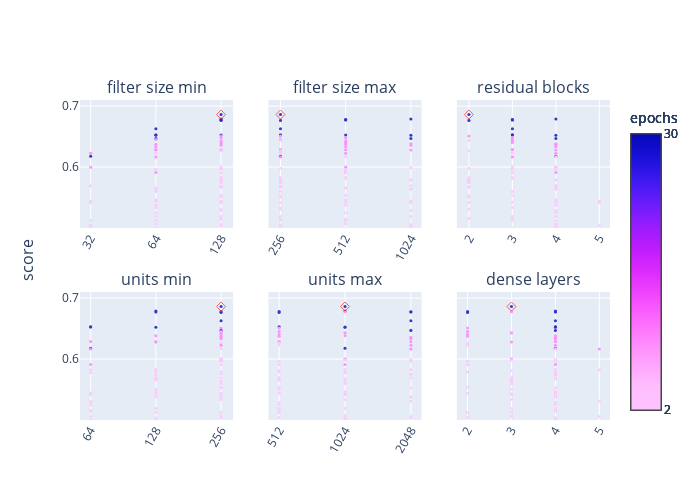

Here is the notebook cell this chart was saved with:
### Code cell
rows = []
for trial in sorted(list(trials_dir.glob('trial_*'))):
    with open(trial.joinpath('trial.json')) as f:
        results = json.load(f)
        row = {'score': results['score']} | results['hyperparameters']['values']
        rows.append(row)

trials_df = pd.DataFrame(rows).sort_values(by='score', ascending=False)
trials_df = trials_df.rename({'tuner/epochs': 'epochs'}, axis=1)
trials_df = trials_df[[c for c in trials_df.columns if 'tuner' not in c]]


trials_df['convolutional_layers'] = (
    np.log(trials_df['filter_size_max']/trials_df['filter_size_min']) + 2
).astype(int)

trials_df = trials_df.rename({'convolutional_layers': 'residual blocks'}, axis=1)

trials_df['dense_layers'] = (
    np.log(trials_df['units_max']/trials_df['units_min']) + 2
).astype(int)

nrows, ncols = 2, 3
fig = make_subplots(
    rows=nrows, cols=ncols, shared_yaxes='all', y_title='score',
    shared_xaxes=False, 
    subplot_titles=trials_df.columns[1:].str.replace('_', ' '),
    vertical_spacing=0.2,
)

for i, col in enumerate(trials_df.columns[1:].drop('epochs')):
    if trials_df[col].dtype == object:
        x = trials_df[col].str.replace('_', '<br>')
    else:
        x = trials_df[col]

    position = dict(row=(i//ncols)+1, col=(i%ncols)+1)
    fig.append_trace(go.Scatter(
        y=trials_df['score'],
        x=x,
        mode='markers',
        marker=dict(
            color=trials_df['epochs'],
            size=3,
            showscale=True,
            colorscale='Plotly3_r',
            colorbar_title='epochs',
            colorbar_tickvals=[trials_df['epochs'].min(), trials_df['epochs'].max()]
        ),
        opacity=0.8,
    ), **position)
    
    fig.append_trace(go.Scatter(
        y=[trials_df['score'].max()],
        x=[x[trials_df['score'].idxmax()]],
        mode='markers',
        marker_symbol='diamond-open',
        marker_color='red',
        marker_size=7,
        opacity=0.6,
    ), **position)

    fig.update_xaxes(
        type='log' if position['col'] != 3 else None,
        tickangle=-60,
        tickvals=x.unique(),
        **position
    )
    fig.update_yaxes(range=[0.5, 0.71], tickvals=[0.6, 0.7])

fig.update_layout(
    height=500, width=700, showlegend=False,
    margin=dict(l=80, r=80, t=100, b=80)
)

fig.write_image(figures_dir.joinpath(f'{trials_dir.name}_params.pdf'))
fig.show()

### Figure 1 — Plotly figure (JSON) as saved in the notebook; plotly's stock layout.template omitted (floating-point values rounded to 4 significant figures)
{"data": [{"marker": {"color": [30, 30, 30, 30, 10, 30, 30, 30, 30, 30, 30, 10, 10, 30, 10, 4, 10, 10, 10, 10, 10, 10, 10, 10, 10, 4, 4, 10, 30, 4, 10, 4, 10, 4, 2, 4, 4, 10, 4, 4, 4, 2, 4, 4, 4, 4, 4, 2, 4, 2, 4, 4, 4, 4, 2, 2, 2, 4, 4, 4, 2, 2, 2, 2, 4, 4, 2, 2, 2, 2, 2, 2, 2, 2, 2, 2, 2, 2, 2, 2, 2, 2, 2, 4, 2, 2, 2, 2, 2, 2, 2, 2, 2, 2, 2, 2, 2, 2, 2, 2, 2, 2, 2, 2, 2], "colorbar": {"tickvals": [2, 30], "title": {"text": "epochs"}}, "colorscale": [[0, "#fec3fe"], [0.08333, "#febefe"], [0.1667, "#fea5fd"], [0.25, "#fe88fc"], [0.3333, "#fc67fd"], [0.4167, "#f246fe"], [0.5, "#dd2bfd"], [0.5833, "#bf1cfd"], [0.6667, "#981cfd"], [0.75, "#6b1cfb"], [0.8333, "#3c19f0"], [0.9167, "#1910d8"], [1, "#0508b8"]], "showscale": true, "size": 3}, "mode": "markers", "opacity": 0.8, "type": "scatter", "x": [128, 128, 128, 128, 128, 128, 128, 64, 64, 128, 64, 128, 128, 64, 64, 128, 128, 128, 128, 64, 128, 64, 64, 128, 64, 128, 64, 32, 32, 64, 64, 128, 32, 128, 128, 128, 64, 64, 128, 128, 128, 128, 128, 128, 128, 128, 128, 128, 32, 128, 128, 64, 64, 64, 128, 128, 128, 64, 64, 32, 128, 128, 128, 128, 32, 64, 64, 64, 128, 128, 64, 128, 64, 128, 128, 64, 32, 64, 128, 32, 32, 128, 32, 64, 64, 32, 32, 128, 64, 32, 32, 32, 64, 64, 32, 64, 32, 32, 32, 32, 32, 32, 32, 32, 32], "xaxis": "x", "y": [0.6861, 0.6788, 0.6781, 0.6777, 0.6776, 0.6772, 0.6765, 0.6628, 0.653, 0.6527, 0.6524, 0.6511, 0.6476, 0.6469, 0.6453, 0.6436, 0.6428, 0.6403, 0.638, 0.6374, 0.6357, 0.6332, 0.6289, 0.6286, 0.628, 0.6262, 0.6232, 0.6228, 0.6178, 0.6169, 0.6166, 0.6006, 0.5996, 0.5991, 0.5982, 0.5964, 0.5963, 0.5912, 0.5908, 0.583, 0.5824, 0.5813, 0.5793, 0.5786, 0.5774, 0.5755, 0.5743, 0.5694, 0.5691, 0.5675, 0.5669, 0.5656, 0.5636, 0.5598, 0.5538, 0.553, 0.5504, 0.5463, 0.5444, 0.5443, 0.544, 0.5429, 0.5425, 0.5417, 0.5414, 0.5382, 0.5374, 0.5338, 0.5307, 0.5288, 0.5245, 0.519, 0.5188, 0.5157, 0.5145, 0.5126, 0.5123, 0.5072, 0.5059, 0.5053, 0.5041, 0.5036, 0.5014, 0.5003, 0.499, 0.4986, 0.4972, 0.496, 0.4956, 0.4951, 0.4946, 0.4942, 0.4937, 0.4921, 0.4909, 0.4791, 0.4788, 0.4781, 0.4779, 0.4744, 0.4693, 0.4558, 0.4503, 0.4494, 0.4382], "yaxis": "y"}, {"marker": {"color": "red", "size": 7, "symbol": "diamond-open"}, "mode": "markers", "opacity": 0.6, "type": "scatter", "x": [128], "xaxis": "x", "y": [0.6861], "yaxis": "y"}, {"marker": {"color": [30, 30, 30, 30, 10, 30, 30, 30, 30, 30, 30, 10, 10, 30, 10, 4, 10, 10, 10, 10, 10, 10, 10, 10, 10, 4, 4, 10, 30, 4, 10, 4, 10, 4, 2, 4, 4, 10, 4, 4, 4, 2, 4, 4, 4, 4, 4, 2, 4, 2, 4, 4, 4, 4, 2, 2, 2, 4, 4, 4, 2, 2, 2, 2, 4, 4, 2, 2, 2, 2, 2, 2, 2, 2, 2, 2, 2, 2, 2, 2, 2, 2, 2, 4, 2, 2, 2, 2, 2, 2, 2, 2, 2, 2, 2, 2, 2, 2, 2, 2, 2, 2, 2, 2, 2], "colorbar": {"tickvals": [2, 30], "title": {"text": "epochs"}}, "colorscale": [[0, "#fec3fe"], [0.08333, "#febefe"], [0.1667, "#fea5fd"], [0.25, "#fe88fc"], [0.3333, "#fc67fd"], [0.4167, "#f246fe"], [0.5, "#dd2bfd"], [0.5833, "#bf1cfd"], [0.6667, "#981cfd"], [0.75, "#6b1cfb"], [0.8333, "#3c19f0"], [0.9167, "#1910d8"], [1, "#0508b8"]], "showscale": true, "size": 3}, "mode": "markers", "opacity": 0.8, "type": "scatter", "x": [256, 1024, 512, 512, 256, 512, 256, 256, 256, 512, 1024, 256, 512, 1024, 256, 256, 512, 512, 1024, 512, 1024, 512, 256, 512, 1024, 256, 256, 512, 256, 512, 256, 512, 512, 1024, 256, 512, 512, 512, 512, 512, 256, 512, 1024, 256, 256, 256, 256, 1024, 256, 256, 256, 512, 1024, 256, 512, 256, 256, 512, 1024, 1024, 1024, 1024, 512, 256, 1024, 512, 512, 256, 256, 1024, 512, 1024, 256, 256, 512, 256, 512, 512, 1024, 256, 1024, 1024, 256, 1024, 256, 512, 512, 1024, 1024, 256, 1024, 256, 512, 1024, 256, 1024, 512, 256, 512, 1024, 1024, 256, 1024, 1024, 1024], "xaxis": "x2", "y": [0.6861, 0.6788, 0.6781, 0.6777, 0.6776, 0.6772, 0.6765, 0.6628, 0.653, 0.6527, 0.6524, 0.6511, 0.6476, 0.6469, 0.6453, 0.6436, 0.6428, 0.6403, 0.638, 0.6374, 0.6357, 0.6332, 0.6289, 0.6286, 0.628, 0.6262, 0.6232, 0.6228, 0.6178, 0.6169, 0.6166, 0.6006, 0.5996, 0.5991, 0.5982, 0.5964, 0.5963, 0.5912, 0.5908, 0.583, 0.5824, 0.5813, 0.5793, 0.5786, 0.5774, 0.5755, 0.5743, 0.5694, 0.5691, 0.5675, 0.5669, 0.5656, 0.5636, 0.5598, 0.5538, 0.553, 0.5504, 0.5463, 0.5444, 0.5443, 0.544, 0.5429, 0.5425, 0.5417, 0.5414, 0.5382, 0.5374, 0.5338, 0.5307, 0.5288, 0.5245, 0.519, 0.5188, 0.5157, 0.5145, 0.5126, 0.5123, 0.5072, 0.5059, 0.5053, 0.5041, 0.5036, 0.5014, 0.5003, 0.499, 0.4986, 0.4972, 0.496, 0.4956, 0.4951, 0.4946, 0.4942, 0.4937, 0.4921, 0.4909, 0.4791, 0.4788, 0.4781, 0.4779, 0.4744, 0.4693, 0.4558, 0.4503, 0.4494, 0.4382], "yaxis": "y2"}, {"marker": {"color": "red", "size": 7, "symbol": "diamond-open"}, "mode": "markers", "opacity": 0.6, "type": "scatter", "x": [256], "xaxis": "x2", "y": [0.6861], "yaxis": "y2"}, {"marker": {"color": [30, 30, 30, 30, 10, 30, 30, 30, 30, 30, 30, 10, 10, 30, 10, 4, 10, 10, 10, 10, 10, 10, 10, 10, 10, 4, 4, 10, 30, 4, 10, 4, 10, 4, 2, 4, 4, 10, 4, 4, 4, 2, 4, 4, 4, 4, 4, 2, 4, 2, 4, 4, 4, 4, 2, 2, 2, 4, 4, 4, 2, 2, 2, 2, 4, 4, 2, 2, 2, 2, 2, 2, 2, 2, 2, 2, 2, 2, 2, 2, 2, 2, 2, 4, 2, 2, 2, 2, 2, 2, 2, 2, 2, 2, 2, 2, 2, 2, 2, 2, 2, 2, 2, 2, 2], "colorbar": {"tickvals": [2, 30], "title": {"text": "epochs"}}, "colorscale": [[0, "#fec3fe"], [0.08333, "#febefe"], [0.1667, "#fea5fd"], [0.25, "#fe88fc"], [0.3333, "#fc67fd"], [0.4167, "#f246fe"], [0.5, "#dd2bfd"], [0.5833, "#bf1cfd"], [0.6667, "#981cfd"], [0.75, "#6b1cfb"], [0.8333, "#3c19f0"], [0.9167, "#1910d8"], [1, "#0508b8"]], "showscale": true, "size": 3}, "mode": "markers", "opacity": 0.8, "type": "scatter", "x": [2, 4, 3, 3, 2, 3, 2, 3, 3, 3, 4, 2, 3, 4, 3, 2, 3, 3, 4, 4, 4, 4, 3, 3, 4, 2, 3, 4, 4, 4, 3, 3, 4, 4, 2, 3, 4, 4, 3, 3, 2, 3, 4, 2, 2, 2, 2, 4, 4, 2, 2, 4, 4, 3, 3, 2, 2, 4, 4, 5, 4, 4, 3, 2, 5, 4, 4, 3, 2, 4, 4, 4, 3, 2, 3, 3, 4, 4, 4, 4, 5, 4, 4, 4, 3, 4, 4, 4, 4, 4, 5, 4, 4, 4, 4, 4, 4, 4, 4, 5, 5, 4, 5, 5, 5], "xaxis": "x3", "y": [0.6861, 0.6788, 0.6781, 0.6777, 0.6776, 0.6772, 0.6765, 0.6628, 0.653, 0.6527, 0.6524, 0.6511, 0.6476, 0.6469, 0.6453, 0.6436, 0.6428, 0.6403, 0.638, 0.6374, 0.6357, 0.6332, 0.6289, 0.6286, 0.628, 0.6262, 0.6232, 0.6228, 0.6178, 0.6169, 0.6166, 0.6006, 0.5996, 0.5991, 0.5982, 0.5964, 0.5963, 0.5912, 0.5908, 0.583, 0.5824, 0.5813, 0.5793, 0.5786, 0.5774, 0.5755, 0.5743, 0.5694, 0.5691, 0.5675, 0.5669, 0.5656, 0.5636, 0.5598, 0.5538, 0.553, 0.5504, 0.5463, 0.5444, 0.5443, 0.544, 0.5429, 0.5425, 0.5417, 0.5414, 0.5382, 0.5374, 0.5338, 0.5307, 0.5288, 0.5245, 0.519, 0.5188, 0.5157, 0.5145, 0.5126, 0.5123, 0.5072, 0.5059, 0.5053, 0.5041, 0.5036, 0.5014, 0.5003, 0.499, 0.4986, 0.4972, 0.496, 0.4956, 0.4951, 0.4946, 0.4942, 0.4937, 0.4921, 0.4909, 0.4791, 0.4788, 0.4781, 0.4779, 0.4744, 0.4693, 0.4558, 0.4503, 0.4494, 0.4382], "yaxis": "y3"}, {"marker": {"color": "red", "size": 7, "symbol": "diamond-open"}, "mode": "markers", "opacity": 0.6, "type": "scatter", "x": [2], "xaxis": "x3", "y": [0.6861], "yaxis": "y3"}, {"marker": {"color": [30, 30, 30, 30, 10, 30, 30, 30, 30, 30, 30, 10, 10, 30, 10, 4, 10, 10, 10, 10, 10, 10, 10, 10, 10, 4, 4, 10, 30, 4, 10, 4, 10, 4, 2, 4, 4, 10, 4, 4, 4, 2, 4, 4, 4, 4, 4, 2, 4, 2, 4, 4, 4, 4, 2, 2, 2, 4, 4, 4, 2, 2, 2, 2, 4, 4, 2, 2, 2, 2, 2, 2, 2, 2, 2, 2, 2, 2, 2, 2, 2, 2, 2, 4, 2, 2, 2, 2, 2, 2, 2, 2, 2, 2, 2, 2, 2, 2, 2, 2, 2, 2, 2, 2, 2], "colorbar": {"tickvals": [2, 30], "title": {"text": "epochs"}}, "colorscale": [[0, "#fec3fe"], [0.08333, "#febefe"], [0.1667, "#fea5fd"], [0.25, "#fe88fc"], [0.3333, "#fc67fd"], [0.4167, "#f246fe"], [0.5, "#dd2bfd"], [0.5833, "#bf1cfd"], [0.6667, "#981cfd"], [0.75, "#6b1cfb"], [0.8333, "#3c19f0"], [0.9167, "#1910d8"], [1, "#0508b8"]], "showscale": true, "size": 3}, "mode": "markers", "opacity": 0.8, "type": "scatter", "x": [256, 128, 256, 256, 256, 128, 256, 256, 64, 64, 128, 256, 256, 256, 256, 256, 256, 256, 128, 256, 256, 256, 64, 128, 128, 256, 256, 256, 64, 256, 64, 256, 256, 256, 256, 256, 256, 64, 256, 128, 64, 128, 256, 128, 64, 256, 128, 256, 128, 128, 128, 128, 256, 256, 256, 256, 128, 128, 64, 64, 256, 256, 128, 64, 256, 128, 256, 256, 64, 64, 64, 128, 128, 64, 64, 128, 256, 256, 64, 256, 256, 128, 128, 64, 64, 128, 64, 64, 128, 256, 128, 128, 64, 256, 256, 64, 64, 64, 128, 128, 64, 64, 256, 128, 64], "xaxis": "x4", "y": [0.6861, 0.6788, 0.6781, 0.6777, 0.6776, 0.6772, 0.6765, 0.6628, 0.653, 0.6527, 0.6524, 0.6511, 0.6476, 0.6469, 0.6453, 0.6436, 0.6428, 0.6403, 0.638, 0.6374, 0.6357, 0.6332, 0.6289, 0.6286, 0.628, 0.6262, 0.6232, 0.6228, 0.6178, 0.6169, 0.6166, 0.6006, 0.5996, 0.5991, 0.5982, 0.5964, 0.5963, 0.5912, 0.5908, 0.583, 0.5824, 0.5813, 0.5793, 0.5786, 0.5774, 0.5755, 0.5743, 0.5694, 0.5691, 0.5675, 0.5669, 0.5656, 0.5636, 0.5598, 0.5538, 0.553, 0.5504, 0.5463, 0.5444, 0.5443, 0.544, 0.5429, 0.5425, 0.5417, 0.5414, 0.5382, 0.5374, 0.5338, 0.5307, 0.5288, 0.5245, 0.519, 0.5188, 0.5157, 0.5145, 0.5126, 0.5123, 0.5072, 0.5059, 0.5053, 0.5041, 0.5036, 0.5014, 0.5003, 0.499, 0.4986, 0.4972, 0.496, 0.4956, 0.4951, 0.4946, 0.4942, 0.4937, 0.4921, 0.4909, 0.4791, 0.4788, 0.4781, 0.4779, 0.4744, 0.4693, 0.4558, 0.4503, 0.4494, 0.4382], "yaxis": "y4"}, {"marker": {"color": "red", "size": 7, "symbol": "diamond-open"}, "mode": "markers", "opacity": 0.6, "type": "scatter", "x": [256], "xaxis": "x4", "y": [0.6861], "yaxis": "y4"}, {"marker": {"color": [30, 30, 30, 30, 10, 30, 30, 30, 30, 30, 30, 10, 10, 30, 10, 4, 10, 10, 10, 10, 10, 10, 10, 10, 10, 4, 4, 10, 30, 4, 10, 4, 10, 4, 2, 4, 4, 10, 4, 4, 4, 2, 4, 4, 4, 4, 4, 2, 4, 2, 4, 4, 4, 4, 2, 2, 2, 4, 4, 4, 2, 2, 2, 2, 4, 4, 2, 2, 2, 2, 2, 2, 2, 2, 2, 2, 2, 2, 2, 2, 2, 2, 2, 4, 2, 2, 2, 2, 2, 2, 2, 2, 2, 2, 2, 2, 2, 2, 2, 2, 2, 2, 2, 2, 2], "colorbar": {"tickvals": [2, 30], "title": {"text": "epochs"}}, "colorscale": [[0, "#fec3fe"], [0.08333, "#febefe"], [0.1667, "#fea5fd"], [0.25, "#fe88fc"], [0.3333, "#fc67fd"], [0.4167, "#f246fe"], [0.5, "#dd2bfd"], [0.5833, "#bf1cfd"], [0.6667, "#981cfd"], [0.75, "#6b1cfb"], [0.8333, "#3c19f0"], [0.9167, "#1910d8"], [1, "#0508b8"]], "showscale": true, "size": 3}, "mode": "markers", "opacity": 0.8, "type": "scatter", "x": [1024, 1024, 512, 2048, 1024, 2048, 512, 2048, 512, 1024, 1024, 512, 2048, 2048, 512, 1024, 1024, 512, 1024, 512, 2048, 2048, 512, 2048, 512, 512, 512, 2048, 1024, 2048, 2048, 1024, 1024, 2048, 1024, 2048, 512, 1024, 512, 1024, 2048, 512, 512, 1024, 1024, 2048, 2048, 2048, 512, 1024, 512, 512, 1024, 1024, 512, 2048, 512, 1024, 512, 1024, 512, 1024, 1024, 1024, 1024, 2048, 2048, 1024, 2048, 512, 512, 512, 1024, 512, 512, 512, 512, 1024, 2048, 1024, 512, 2048, 1024, 1024, 1024, 1024, 512, 1024, 2048, 2048, 1024, 2048, 2048, 512, 512, 2048, 1024, 512, 2048, 512, 512, 2048, 2048, 2048, 2048], "xaxis": "x5", "y": [0.6861, 0.6788, 0.6781, 0.6777, 0.6776, 0.6772, 0.6765, 0.6628, 0.653, 0.6527, 0.6524, 0.6511, 0.6476, 0.6469, 0.6453, 0.6436, 0.6428, 0.6403, 0.638, 0.6374, 0.6357, 0.6332, 0.6289, 0.6286, 0.628, 0.6262, 0.6232, 0.6228, 0.6178, 0.6169, 0.6166, 0.6006, 0.5996, 0.5991, 0.5982, 0.5964, 0.5963, 0.5912, 0.5908, 0.583, 0.5824, 0.5813, 0.5793, 0.5786, 0.5774, 0.5755, 0.5743, 0.5694, 0.5691, 0.5675, 0.5669, 0.5656, 0.5636, 0.5598, 0.5538, 0.553, 0.5504, 0.5463, 0.5444, 0.5443, 0.544, 0.5429, 0.5425, 0.5417, 0.5414, 0.5382, 0.5374, 0.5338, 0.5307, 0.5288, 0.5245, 0.519, 0.5188, 0.5157, 0.5145, 0.5126, 0.5123, 0.5072, 0.5059, 0.5053, 0.5041, 0.5036, 0.5014, 0.5003, 0.499, 0.4986, 0.4972, 0.496, 0.4956, 0.4951, 0.4946, 0.4942, 0.4937, 0.4921, 0.4909, 0.4791, 0.4788, 0.4781, 0.4779, 0.4744, 0.4693, 0.4558, 0.4503, 0.4494, 0.4382], "yaxis": "y5"}, {"marker": {"color": "red", "size": 7, "symbol": "diamond-open"}, "mode": "markers", "opacity": 0.6, "type": "scatter", "x": [1024], "xaxis": "x5", "y": [0.6861], "yaxis": "y5"}, {"marker": {"color": [30, 30, 30, 30, 10, 30, 30, 30, 30, 30, 30, 10, 10, 30, 10, 4, 10, 10, 10, 10, 10, 10, 10, 10, 10, 4, 4, 10, 30, 4, 10, 4, 10, 4, 2, 4, 4, 10, 4, 4, 4, 2, 4, 4, 4, 4, 4, 2, 4, 2, 4, 4, 4, 4, 2, 2, 2, 4, 4, 4, 2, 2, 2, 2, 4, 4, 2, 2, 2, 2, 2, 2, 2, 2, 2, 2, 2, 2, 2, 2, 2, 2, 2, 4, 2, 2, 2, 2, 2, 2, 2, 2, 2, 2, 2, 2, 2, 2, 2, 2, 2, 2, 2, 2, 2], "colorbar": {"tickvals": [2, 30], "title": {"text": "epochs"}}, "colorscale": [[0, "#fec3fe"], [0.08333, "#febefe"], [0.1667, "#fea5fd"], [0.25, "#fe88fc"], [0.3333, "#fc67fd"], [0.4167, "#f246fe"], [0.5, "#dd2bfd"], [0.5833, "#bf1cfd"], [0.6667, "#981cfd"], [0.75, "#6b1cfb"], [0.8333, "#3c19f0"], [0.9167, "#1910d8"], [1, "#0508b8"]], "showscale": true, "size": 3}, "mode": "markers", "opacity": 0.8, "type": "scatter", "x": [3, 4, 2, 4, 3, 4, 2, 4, 4, 4, 4, 2, 4, 4, 2, 3, 3, 2, 4, 2, 4, 4, 4, 4, 3, 2, 2, 4, 4, 4, 5, 3, 3, 4, 3, 4, 2, 4, 2, 4, 5, 3, 2, 4, 4, 4, 4, 4, 3, 4, 3, 3, 3, 3, 2, 4, 3, 4, 4, 4, 2, 3, 4, 4, 3, 4, 4, 3, 5, 4, 4, 3, 4, 4, 4, 3, 2, 3, 5, 3, 2, 4, 4, 4, 4, 4, 4, 4, 4, 4, 4, 4, 5, 2, 2, 5, 4, 4, 4, 3, 4, 5, 4, 4, 5], "xaxis": "x6", "y": [0.6861, 0.6788, 0.6781, 0.6777, 0.6776, 0.6772, 0.6765, 0.6628, 0.653, 0.6527, 0.6524, 0.6511, 0.6476, 0.6469, 0.6453, 0.6436, 0.6428, 0.6403, 0.638, 0.6374, 0.6357, 0.6332, 0.6289, 0.6286, 0.628, 0.6262, 0.6232, 0.6228, 0.6178, 0.6169, 0.6166, 0.6006, 0.5996, 0.5991, 0.5982, 0.5964, 0.5963, 0.5912, 0.5908, 0.583, 0.5824, 0.5813, 0.5793, 0.5786, 0.5774, 0.5755, 0.5743, 0.5694, 0.5691, 0.5675, 0.5669, 0.5656, 0.5636, 0.5598, 0.5538, 0.553, 0.5504, 0.5463, 0.5444, 0.5443, 0.544, 0.5429, 0.5425, 0.5417, 0.5414, 0.5382, 0.5374, 0.5338, 0.5307, 0.5288, 0.5245, 0.519, 0.5188, 0.5157, 0.5145, 0.5126, 0.5123, 0.5072, 0.5059, 0.5053, 0.5041, 0.5036, 0.5014, 0.5003, 0.499, 0.4986, 0.4972, 0.496, 0.4956, 0.4951, 0.4946, 0.4942, 0.4937, 0.4921, 0.4909, 0.4791, 0.4788, 0.4781, 0.4779, 0.4744, 0.4693, 0.4558, 0.4503, 0.4494, 0.4382], "yaxis": "y6"}, {"marker": {"color": "red", "size": 7, "symbol": "diamond-open"}, "mode": "markers", "opacity": 0.6, "type": "scatter", "x": [3], "xaxis": "x6", "y": [0.6861], "yaxis": "y6"}], "layout": {"annotations": [{"font": {"size": 16}, "showarrow": false, "text": "filter size min", "x": 0.1444, "xanchor": "center", "xref": "paper", "y": 1, "yanchor": "bottom", "yref": "paper"}, {"font": {"size": 16}, "showarrow": false, "text": "filter size max", "x": 0.5, "xanchor": "center", "xref": "paper", "y": 1, "yanchor": "bottom", "yref": "paper"}, {"font": {"size": 16}, "showarrow": false, "text": "residual blocks", "x": 0.8556, "xanchor": "center", "xref": "paper", "y": 1, "yanchor": "bottom", "yref": "paper"}, {"font": {"size": 16}, "showarrow": false, "text": "units min", "x": 0.1444, "xanchor": "center", "xref": "paper", "y": 0.4, "yanchor": "bottom", "yref": "paper"}, {"font": {"size": 16}, "showarrow": false, "text": "units max", "x": 0.5, "xanchor": "center", "xref": "paper", "y": 0.4, "yanchor": "bottom", "yref": "paper"}, {"font": {"size": 16}, "showarrow": false, "text": "dense layers", "x": 0.8556, "xanchor": "center", "xref": "paper", "y": 0.4, "yanchor": "bottom", "yref": "paper"}, {"font": {"size": 16}, "showarrow": false, "text": "score", "textangle": -90, "x": 0, "xanchor": "right", "xref": "paper", "xshift": -40, "y": 0.5, "yanchor": "middle", "yref": "paper"}], "height": 500, "margin": {"b": 80, "l": 80, "r": 80, "t": 100}, "showlegend": false, "width": 700, "xaxis": {"anchor": "y", "autorange": true, "domain": [0, 0.2889], "range": [1.456, 2.163], "tickangle": -60, "tickvals": [128, 64, 32], "type": "log"}, "xaxis2": {"anchor": "y2", "autorange": true, "domain": [0.3556, 0.6444], "range": [2.353, 3.06], "tickangle": -60, "tickvals": [256, 1024, 512], "type": "log"}, "xaxis3": {"anchor": "y3", "autorange": true, "domain": [0.7111, 1], "range": [1.723, 5.245], "tickangle": -60, "tickvals": [2, 4, 3, 5], "type": "linear"}, "xaxis4": {"anchor": "y4", "autorange": true, "domain": [0, 0.2889], "range": [1.757, 2.464], "tickangle": -60, "tickvals": [256, 128, 64], "type": "log"}, "xaxis5": {"anchor": "y5", "autorange": true, "domain": [0.3556, 0.6444], "range": [2.661, 3.36], "tickangle": -60, "tickvals": [1024, 512, 2048], "type": "log"}, "xaxis6": {"anchor": "y6", "autorange": true, "domain": [0.7111, 1], "range": [1.757, 5.243], "tickangle": -60, "tickvals": [3, 4, 2, 5], "type": "linear"}, "yaxis": {"anchor": "x", "domain": [0.6, 1], "matches": "y4", "range": [0.5, 0.71], "tickvals": [0.6, 0.7], "type": "linear"}, "yaxis2": {"anchor": "x2", "domain": [0.6, 1], "matches": "y4", "range": [0.5, 0.71], "showticklabels": false, "tickvals": [0.6, 0.7], "type": "linear"}, "yaxis3": {"anchor": "x3", "domain": [0.6, 1], "matches": "y4", "range": [0.5, 0.71], "showticklabels": false, "tickvals": [0.6, 0.7], "type": "linear"}, "yaxis4": {"anchor": "x4", "domain": [0, 0.4], "range": [0.5, 0.71], "tickvals": [0.6, 0.7], "type": "linear"}, "yaxis5": {"anchor": "x5", "domain": [0, 0.4], "matches": "y4", "range": [0.5, 0.71], "showticklabels": false, "tickvals": [0.6, 0.7], "type": "linear"}, "yaxis6": {"anchor": "x6", "domain": [0, 0.4], "matches": "y4", "range": [0.5, 0.71], "showticklabels": false, "tickvals": [0.6, 0.7], "type": "linear"}}}
